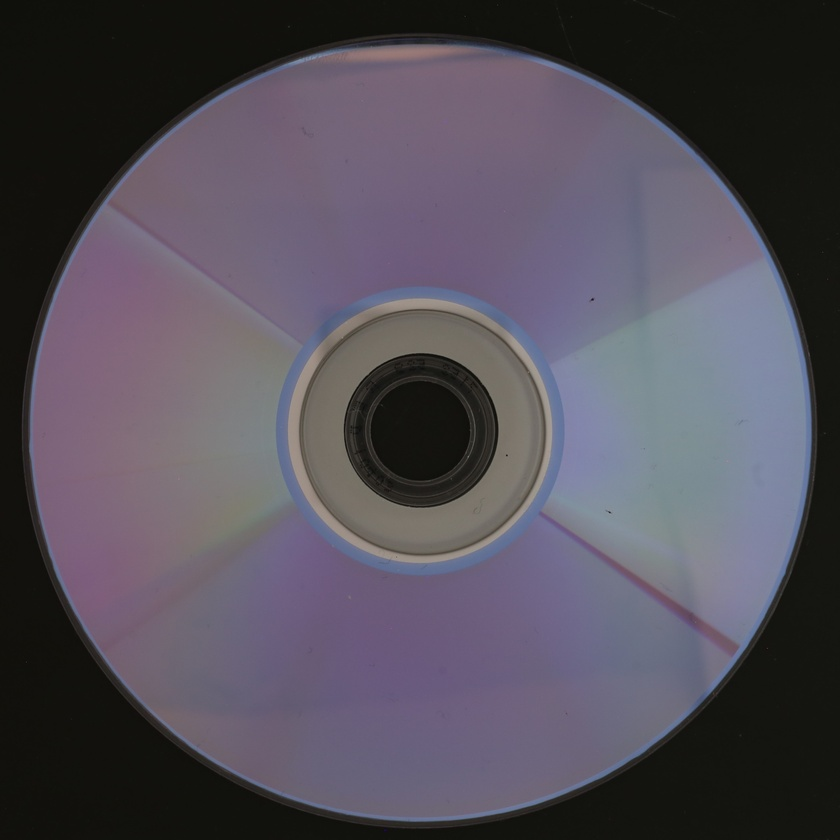
#> input picture reference_good/IMG_2605.JPG, 840 x 840 px, shrunk from 3126 x 3126 before the run; its folder holds 4 pictures in this run
$ python main.py
#> lines starting #> are read from the running program, lines starting #| are printed output that depends on the picture
from os import listdir
from os.path import isfile, join
import shutil
import matplotlib.pyplot as plt
from skimage.io import imread_collection
from skimage import color
from skimage import filters


def white_pixel_counter(col):
    img_list = []

    for img in col:
        img_list.append(filters.sobel(color.rgb2gray(img)))

    ################### Display image
    fig, axes = plt.subplots(nrows = 2, ncols = 2, sharex=True, sharey=True, figsize=(12, 12))

    for i, k in zip(range(2), range(0, 4, 2)):
        for j in range(2):
            axes[i, j].imshow(img_list[k+j], cmap='gray')

    plt.tight_layout()
    plt.show()
    #####################

    for i in range(0, len(img_list)):
        img_list[i] = img_list[i] > 0.04


    pixel_list = []

    for img in img_list:
        white_pixel = 0
        for d1_pixel in img:
            for d2_pixel in d1_pixel:
                if d2_pixel == True:
                    white_pixel += 1
        pixel_list.append(white_pixel)

    return pixel_list


#path for images
ref_dir = '.\\reference_good\*.jpg'
col_dir = '.\database\*.jpg'


#creating a collection with the available images
ref = imread_collection(ref_dir)
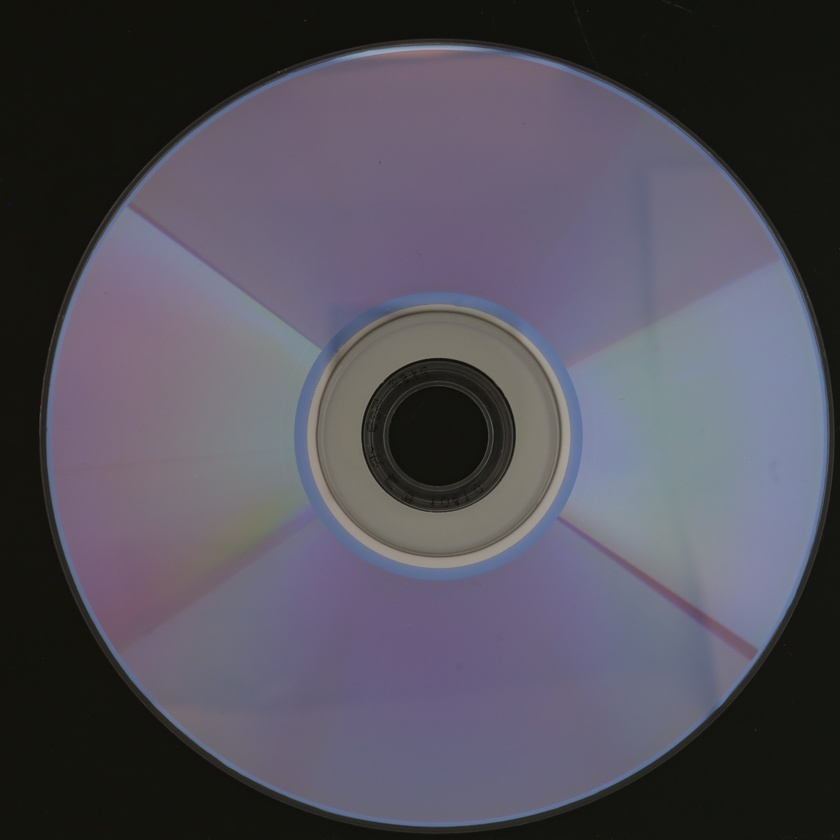
#> input picture reference_good/IMG_2606.JPG, 840 x 840 px, shrunk from 3126 x 3126 before the run
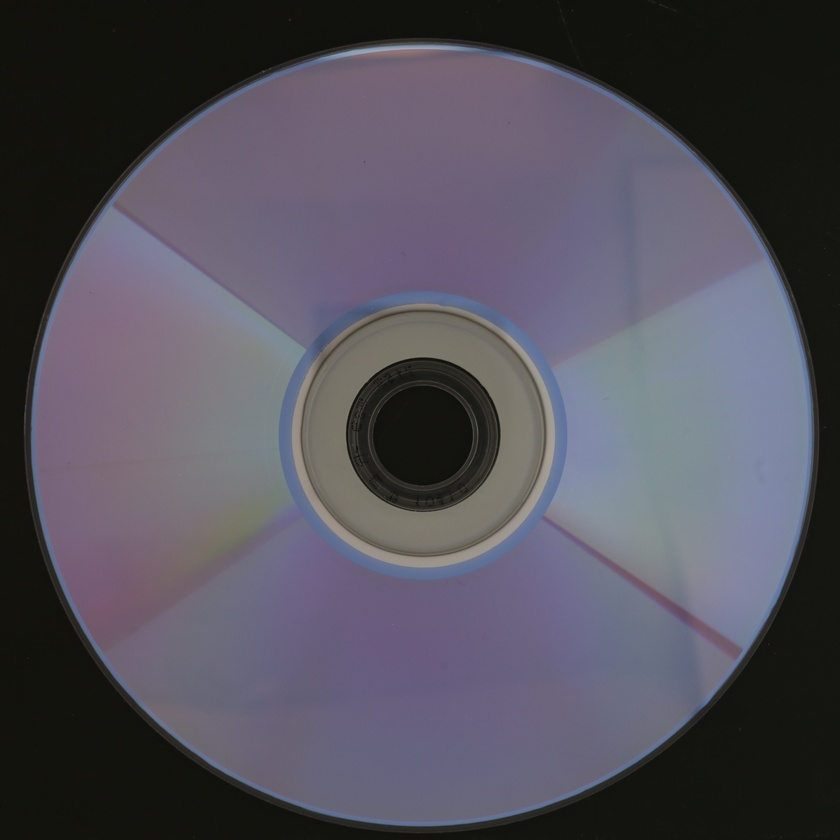
#> input picture reference_good/IMG_2607.JPG, 840 x 840 px, shrunk from 3126 x 3126 before the run
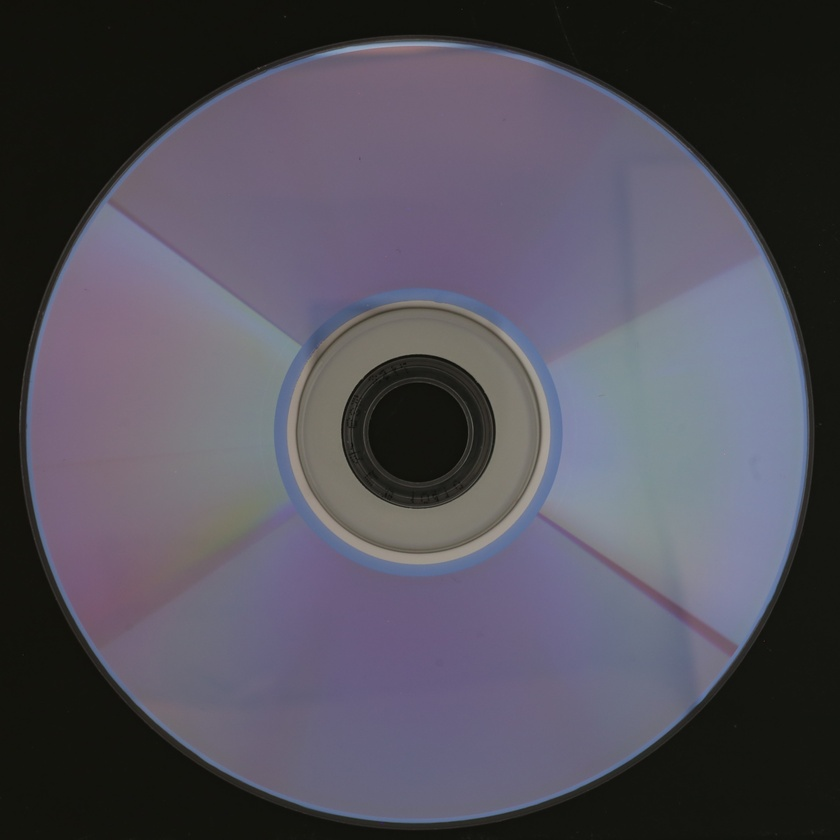
#> input picture reference_good/IMG_2608.JPG, 840 x 840 px, shrunk from 3126 x 3126 before the run
#> ref = 4 items
col = imread_collection(col_dir)


#counting the white pixels in the reference images
ref_pixel_cnt= white_pixel_counter(ref)
#> the loop in white_pixel_counter, `for img in col:` made 4 passes
#> in white_pixel_counter, `plt.show()`:
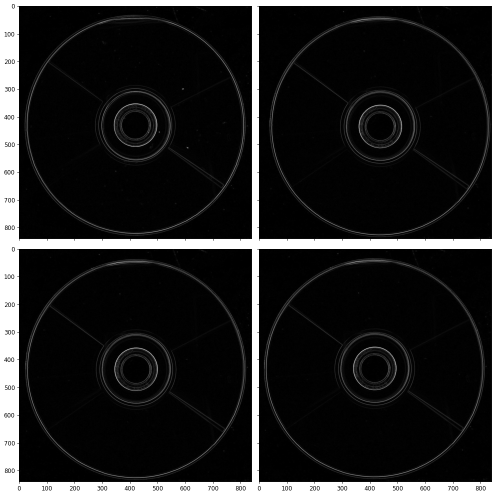
#> figure drawn by matplotlib, 4 panels
#> the loop in white_pixel_counter, `for i in range(0, len(img_list)):` made 4 passes
#> the loop in white_pixel_counter, `for img in img_list:` made 4 passes
#> after the loop in white_pixel_counter, `for img in img_list:`: pixel_list = [24563, 25839, 25824, 25833]
#> ref_pixel_cnt = [24563, 25839, 25824, 25833]


#getting the min and max value of the white picxels of the reference images
ref_min = min(ref_pixel_cnt)
#> ref_min = 24563
ref_max = max(ref_pixel_cnt)
#> ref_max = 25839


#counting the white pixels in the database images
col_pixel_cnt = white_pixel_counter(col)
#> (the run stopped early here; a loop or call above may not have finished)
